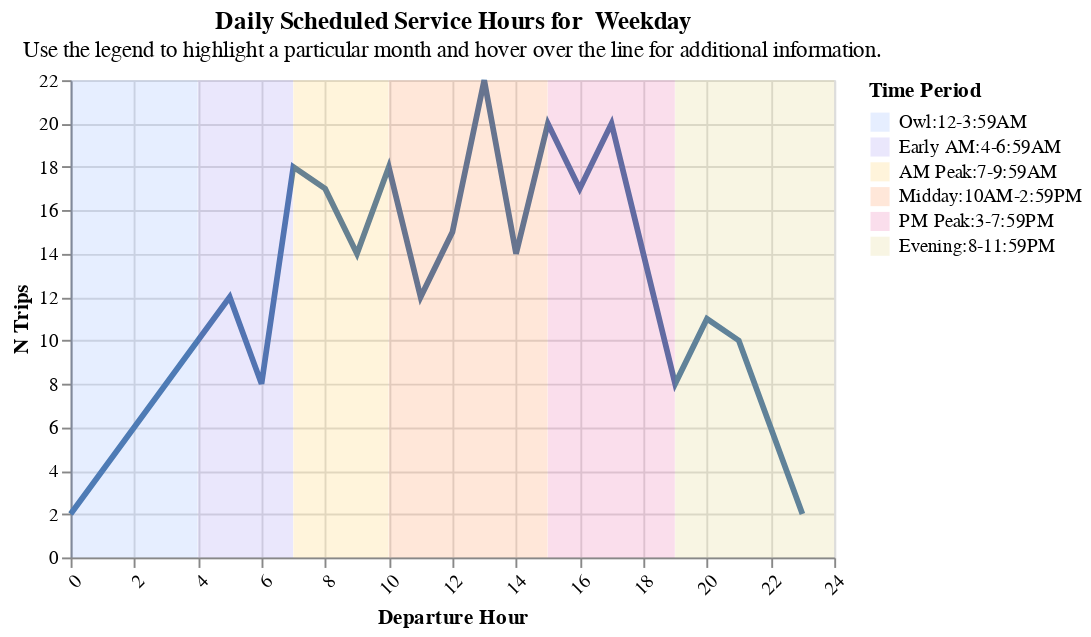

Notebook source saved alongside this figure:
### Markdown cell above
## Service Hours

### Code cell
utils.create_hourly_summary(operator_hourly_summary_df, "Weekday")

### Figure 1 — Vega-Lite specification as saved in the notebook (floating-point values rounded to 4 significant figures; data arrays with more than 128 entries replaced by an {"elided": "..."} marker saying what was removed)
{"config": {"view": {"continuousWidth": 300, "continuousHeight": 300}}, "layer": [{"data": {"name": "data-6fe6deffcc8e5725ed0d544de9e14a20"}, "mark": {"type": "line", "size": 3}, "encoding": {"x": {"axis": {"labelAngle": -45}, "field": "Departure Hour", "title": "Departure Hour", "type": "quantitative"}, "y": {"field": "N Trips", "title": "N Trips", "type": "quantitative"}}, "name": "view_1", "transform": [{"filter": {"param": "param_1"}}]}, {"data": {"name": "data-ed3e58c91c1826c4bca955698f66e78a"}, "mark": {"type": "rect", "opacity": 0.15}, "encoding": {"color": {"field": "Time Period", "scale": {"range": ["#5b8efd", "#765fec", "#fcb40e", "#fc5c04", "#dd217d", "#ccbb44", "#c5c5c4"]}, "sort": ["Owl:12-3:59AM", "Early AM:4-6:59AM", "AM Peak:7-9:59AM", "Midday:10AM-2:59PM", "PM Peak:3-7:59PM", "Evening:8-11:59PM"], "type": "nominal"}, "x": {"field": "start", "type": "quantitative"}, "x2": {"field": "stop"}, "y": {"value": 0}, "y2": {"value": 250}}}], "height": 250, "params": [{"name": "param_1", "select": {"type": "point", "fields": ["Date"]}, "bind": {"input": "select", "options": ["01-2025", "02-2025", "03-2025", "04-2025", "05-2025", "06-2025", "07-2025", "08-2025", "09-2025", "10-2025", "11-2025"], "name": "Dates: "}, "value": "01-2025", "views": ["view_1"]}], "resolve": {"scale": {"color": "independent"}}, "title": {"text": ["Daily Scheduled Service Hours for  Weekday"], "subtitle": ["Use the legend to highlight a particular month and hover over the line for additional information."]}, "width": 400, "$schema": "https://vega.github.io/schema/vega-lite/v5.20.1.json", "datasets": {"data-6fe6deffcc8e5725ed0d544de9e14a20": {"elided": "220 records"}, "data-ed3e58c91c1826c4bca955698f66e78a": [{"index": 0, "start": 0, "stop": 3.99, "Time Period": "Owl:12-3:59AM"}, {"index": 1, "start": 4, "stop": 6.99, "Time Period": "Early AM:4-6:59AM"}, {"index": 2, "start": 7, "stop": 9.99, "Time Period": "AM Peak:7-9:59AM"}, {"index": 3, "start": 10, "stop": 14.99, "Time Period": "Midday:10AM-2:59PM"}, {"index": 4, "start": 15, "stop": 18.99, "Time Period": "PM Peak:3-7:59PM"}, {"index": 5, "start": 19, "stop": 24.0, "Time Period": "Evening:8-11:59PM"}]}}
